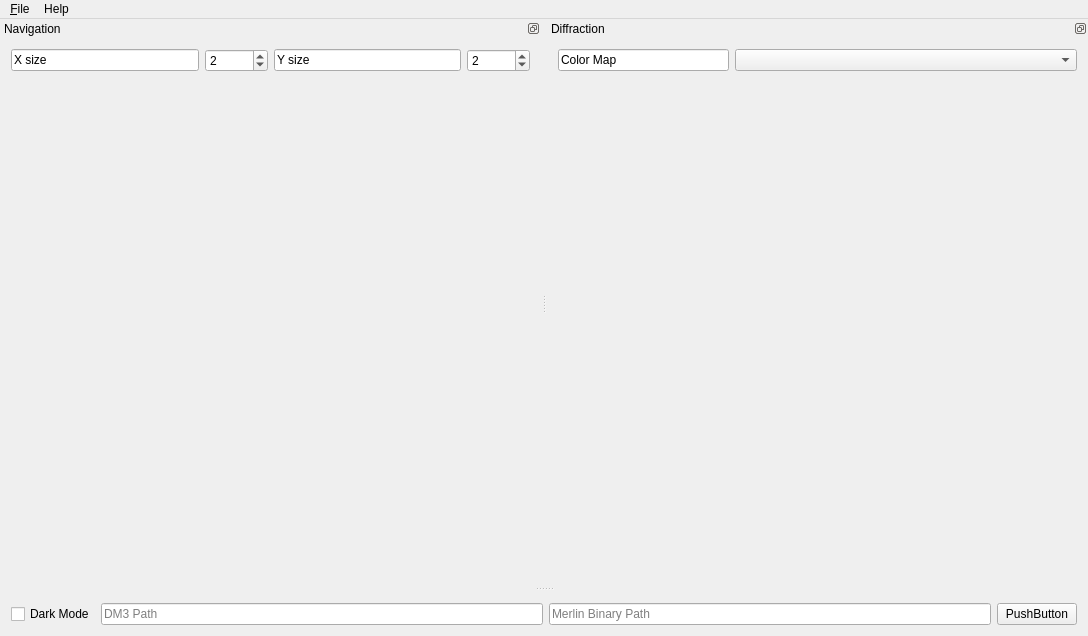
<?xml version="1.0" encoding="UTF-8"?>
<ui version="4.0">
 <class>MainWindow</class>
 <widget class="QMainWindow" name="MainWindow">
  <property name="geometry">
   <rect>
    <x>0</x>
    <y>0</y>
    <width>1088</width>
    <height>636</height>
   </rect>
  </property>
  <property name="windowTitle">
   <string>FpdExplorer</string>
  </property>
  <widget class="QWidget" name="centralWidget">
   <property name="sizePolicy">
    <sizepolicy hsizetype="Fixed" vsizetype="Fixed">
     <horstretch>0</horstretch>
     <verstretch>0</verstretch>
    </sizepolicy>
   </property>
   <layout class="QGridLayout" name="gridLayout_5">
    <item row="0" column="2">
     <widget class="QLineEdit" name="MIB">
      <property name="inputMask">
       <string/>
      </property>
      <property name="text">
       <string/>
      </property>
      <property name="readOnly">
       <bool>true</bool>
      </property>
      <property name="placeholderText">
       <string>Merlin Binary Path</string>
      </property>
      <property name="clearButtonEnabled">
       <bool>true</bool>
      </property>
     </widget>
    </item>
    <item row="0" column="3">
     <widget class="QPushButton" name="pushButton">
      <property name="text">
       <string>PushButton</string>
      </property>
     </widget>
    </item>
    <item row="0" column="1">
     <widget class="QLineEdit" name="DM3">
      <property name="inputMask">
       <string/>
      </property>
      <property name="text">
       <string/>
      </property>
      <property name="readOnly">
       <bool>true</bool>
      </property>
      <property name="placeholderText">
       <string>DM3 Path</string>
      </property>
      <property name="clearButtonEnabled">
       <bool>true</bool>
      </property>
     </widget>
    </item>
    <item row="0" column="0">
     <widget class="QCheckBox" name="darkModeButton">
      <property name="text">
       <string>Dark Mode</string>
      </property>
     </widget>
    </item>
   </layout>
  </widget>
  <widget class="QMenuBar" name="menuBar">
   <property name="geometry">
    <rect>
     <x>0</x>
     <y>0</y>
     <width>1088</width>
     <height>22</height>
    </rect>
   </property>
   <widget class="QMenu" name="menu_file">
    <property name="title">
     <string>&amp;File</string>
    </property>
    <widget class="QMenu" name="menu_Open">
     <property name="title">
      <string>&amp;Open</string>
     </property>
     <addaction name="action_dm3"/>
     <addaction name="action_mib"/>
     <addaction name="action_hdf5"/>
    </widget>
    <addaction name="menu_Open"/>
   </widget>
   <widget class="QMenu" name="menuHelp">
    <property name="title">
     <string>Help</string>
    </property>
    <addaction name="action_about"/>
   </widget>
   <addaction name="menu_file"/>
   <addaction name="menuHelp"/>
  </widget>
  <widget class="QDockWidget" name="navigationWidget">
   <property name="sizePolicy">
    <sizepolicy hsizetype="Expanding" vsizetype="Expanding">
     <horstretch>2</horstretch>
     <verstretch>50</verstretch>
    </sizepolicy>
   </property>
   <property name="minimumSize">
    <size>
     <width>541</width>
     <height>541</height>
    </size>
   </property>
   <property name="floating">
    <bool>false</bool>
   </property>
   <property name="features">
    <set>QDockWidget::DockWidgetFloatable|QDockWidget::DockWidgetMovable</set>
   </property>
   <property name="windowTitle">
    <string>Navigation</string>
   </property>
   <attribute name="dockWidgetArea">
    <number>4</number>
   </attribute>
   <widget class="QWidget" name="dockWidgetContents_8">
    <layout class="QGridLayout" name="gridLayout_4">
     <item row="1" column="0">
      <layout class="QGridLayout" name="gridLayout">
       <item row="0" column="0">
        <widget class="MyMplCanvas" name="navCanvas" native="true">
         <property name="sizePolicy">
          <sizepolicy hsizetype="Expanding" vsizetype="Expanding">
           <horstretch>0</horstretch>
           <verstretch>0</verstretch>
          </sizepolicy>
         </property>
        </widget>
       </item>
      </layout>
     </item>
     <item row="0" column="0">
      <layout class="QGridLayout" name="gridLayout_6">
       <item row="0" column="1">
        <widget class="QSpinBox" name="navX">
         <property name="sizePolicy">
          <sizepolicy hsizetype="Minimum" vsizetype="Fixed">
           <horstretch>1</horstretch>
           <verstretch>0</verstretch>
          </sizepolicy>
         </property>
         <property name="wrapping">
          <bool>true</bool>
         </property>
         <property name="minimum">
          <number>1</number>
         </property>
         <property name="value">
          <number>2</number>
         </property>
        </widget>
       </item>
       <item row="0" column="3">
        <widget class="QSpinBox" name="navY">
         <property name="sizePolicy">
          <sizepolicy hsizetype="Minimum" vsizetype="Fixed">
           <horstretch>1</horstretch>
           <verstretch>0</verstretch>
          </sizepolicy>
         </property>
         <property name="wrapping">
          <bool>true</bool>
         </property>
         <property name="frame">
          <bool>true</bool>
         </property>
         <property name="minimum">
          <number>1</number>
         </property>
         <property name="value">
          <number>2</number>
         </property>
        </widget>
       </item>
       <item row="0" column="0">
        <widget class="QLineEdit" name="lineEdit">
         <property name="sizePolicy">
          <sizepolicy hsizetype="Expanding" vsizetype="Fixed">
           <horstretch>3</horstretch>
           <verstretch>0</verstretch>
          </sizepolicy>
         </property>
         <property name="text">
          <string>X size</string>
         </property>
         <property name="readOnly">
          <bool>true</bool>
         </property>
        </widget>
       </item>
       <item row="0" column="2">
        <widget class="QLineEdit" name="lineEdit_2">
         <property name="sizePolicy">
          <sizepolicy hsizetype="Expanding" vsizetype="Fixed">
           <horstretch>3</horstretch>
           <verstretch>0</verstretch>
          </sizepolicy>
         </property>
         <property name="text">
          <string>Y size</string>
         </property>
         <property name="readOnly">
          <bool>true</bool>
         </property>
        </widget>
       </item>
      </layout>
     </item>
    </layout>
   </widget>
  </widget>
  <widget class="QDockWidget" name="diffractionWidget">
   <property name="sizePolicy">
    <sizepolicy hsizetype="Expanding" vsizetype="Expanding">
     <horstretch>2</horstretch>
     <verstretch>50</verstretch>
    </sizepolicy>
   </property>
   <property name="minimumSize">
    <size>
     <width>541</width>
     <height>541</height>
    </size>
   </property>
   <property name="floating">
    <bool>false</bool>
   </property>
   <property name="features">
    <set>QDockWidget::DockWidgetFloatable|QDockWidget::DockWidgetMovable</set>
   </property>
   <property name="windowTitle">
    <string>Diffraction</string>
   </property>
   <attribute name="dockWidgetArea">
    <number>4</number>
   </attribute>
   <widget class="QWidget" name="dockWidgetContents_9">
    <layout class="QGridLayout" name="gridLayout_3">
     <item row="0" column="0">
      <layout class="QGridLayout" name="gridLayout_7">
       <item row="0" column="0">
        <widget class="QLineEdit" name="lineEdit_4">
         <property name="sizePolicy">
          <sizepolicy hsizetype="Expanding" vsizetype="Fixed">
           <horstretch>2</horstretch>
           <verstretch>0</verstretch>
          </sizepolicy>
         </property>
         <property name="minimumSize">
          <size>
           <width>80</width>
           <height>0</height>
          </size>
         </property>
         <property name="text">
          <string>Color Map</string>
         </property>
         <property name="readOnly">
          <bool>true</bool>
         </property>
        </widget>
       </item>
       <item row="0" column="1">
        <widget class="QComboBox" name="colorMap">
         <property name="sizePolicy">
          <sizepolicy hsizetype="Preferred" vsizetype="Fixed">
           <horstretch>4</horstretch>
           <verstretch>0</verstretch>
          </sizepolicy>
         </property>
         <property name="currentText">
          <string/>
         </property>
        </widget>
       </item>
      </layout>
     </item>
     <item row="1" column="0">
      <layout class="QGridLayout" name="gridLayout_2">
       <item row="0" column="0">
        <widget class="MyMplCanvas" name="diffCanvas" native="true">
         <property name="sizePolicy">
          <sizepolicy hsizetype="Expanding" vsizetype="Expanding">
           <horstretch>0</horstretch>
           <verstretch>0</verstretch>
          </sizepolicy>
         </property>
        </widget>
       </item>
      </layout>
     </item>
    </layout>
   </widget>
  </widget>
  <action name="action_dm3">
   <property name="text">
    <string>&amp;.dm3</string>
   </property>
  </action>
  <action name="action_mib">
   <property name="text">
    <string>&amp;.mib</string>
   </property>
  </action>
  <action name="action_hdf5">
   <property name="text">
    <string>&amp;.hdf5</string>
   </property>
  </action>
  <action name="action_about">
   <property name="text">
    <string>&amp;About</string>
   </property>
  </action>
 </widget>
 <layoutdefault spacing="6" margin="11"/>
 <customwidgets>
  <customwidget>
   <class>MyMplCanvas</class>
   <extends>QWidget</extends>
   <header>custom_widgets</header>
   <container>1</container>
  </customwidget>
 </customwidgets>
 <tabstops>
  <tabstop>DM3</tabstop>
  <tabstop>MIB</tabstop>
  <tabstop>pushButton</tabstop>
  <tabstop>lineEdit</tabstop>
  <tabstop>navX</tabstop>
  <tabstop>lineEdit_2</tabstop>
  <tabstop>navY</tabstop>
 </tabstops>
 <resources/>
 <connections>
  <connection>
   <sender>pushButton</sender>
   <signal>clicked()</signal>
   <receiver>MainWindow</receiver>
   <slot>load_files()</slot>
   <hints>
    <hint type="sourcelabel">
     <x>1059</x>
     <y>615</y>
    </hint>
    <hint type="destinationlabel">
     <x>1021</x>
     <y>635</y>
    </hint>
   </hints>
  </connection>
  <connection>
   <sender>navY</sender>
   <signal>valueChanged(int)</signal>
   <receiver>MainWindow</receiver>
   <slot>update_rect(int)</slot>
   <hints>
    <hint type="sourcelabel">
     <x>530</x>
     <y>83</y>
    </hint>
    <hint type="destinationlabel">
     <x>543</x>
     <y>121</y>
    </hint>
   </hints>
  </connection>
  <connection>
   <sender>navX</sender>
   <signal>valueChanged(int)</signal>
   <receiver>MainWindow</receiver>
   <slot>update_rect(int)</slot>
   <hints>
    <hint type="sourcelabel">
     <x>267</x>
     <y>83</y>
    </hint>
    <hint type="destinationlabel">
     <x>0</x>
     <y>124</y>
    </hint>
   </hints>
  </connection>
  <connection>
   <sender>colorMap</sender>
   <signal>currentIndexChanged(QString)</signal>
   <receiver>MainWindow</receiver>
   <slot>update_color_map(QString)</slot>
   <hints>
    <hint type="sourcelabel">
     <x>1077</x>
     <y>82</y>
    </hint>
    <hint type="destinationlabel">
     <x>1086</x>
     <y>140</y>
    </hint>
   </hints>
  </connection>
  <connection>
   <sender>darkModeButton</sender>
   <signal>clicked()</signal>
   <receiver>MainWindow</receiver>
   <slot>change_color_mode()</slot>
   <hints>
    <hint type="sourcelabel">
     <x>62</x>
     <y>613</y>
    </hint>
    <hint type="destinationlabel">
     <x>60</x>
     <y>635</y>
    </hint>
   </hints>
  </connection>
 </connections>
 <slots>
  <slot>load_files()</slot>
  <slot>function_dm3()</slot>
  <slot>function_mib()</slot>
  <slot>update_rect(int)</slot>
  <slot>update_zoom(int)</slot>
  <slot>update_color_map(QString)</slot>
  <slot>change_color_mode()</slot>
 </slots>
</ui>
